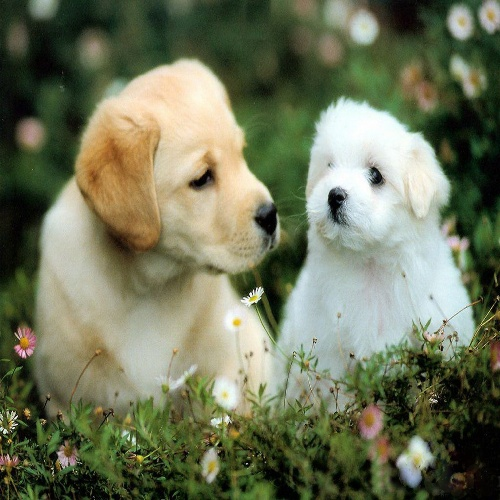
#> input picture opencv/resources/dog.jpg, 500 x 500 px
$ jupyter execute functions_of_image.ipynb
#> lines starting #> are read from the running program, lines starting #| are printed output that depends on the picture; after the words box and inside, x2 and y2 are one past the last pixel; in counts of white or black regions, pixels touching at a corner belong together
[cell 1]
import cv2 as cv
import numpy as np

[cell 2]
img = cv.imread('resources/dog.jpg')
#> img is the input picture: shape (500, 500, 3); mean B, G, R 90.5, 116.9, 111.1
resized_img = cv.resize(img,(450,420))
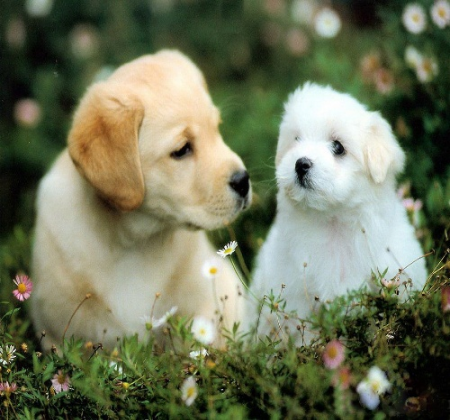
#> resized_img: shape (420, 450, 3); mean B, G, R 90.4, 116.8, 111

## Blurring Image

(7,7) is kernal size which decides the image density it should be odd number in both coordinates

[cell 3]
blur_img = cv.GaussianBlur(resized_img,(7,7),0)

## Edge Detection

[cell 4]
edge_img = cv.Canny(resized_img,61,61)
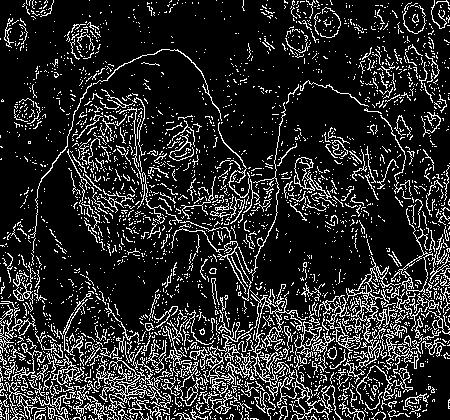
#> edge_img: shape (420, 450); 16.2% white in thin lines or dots

### Thickness(dilation) of lines in edged detected image

[cell 5]
mat_kernel = np.ones((7,7),np.uint8)
dilated_image = cv.dilate(edge_img,mat_kernel,iterations = 2)
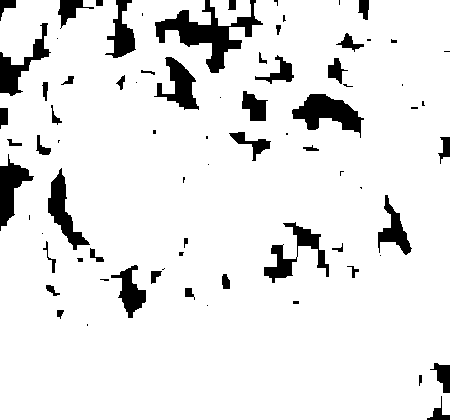
#> dilated_image: shape (420, 450); 91% white; 77 black regions (31 under 20 px), largest, box (x1, y1, x2, y2) and area: (155, 0, 263, 73) 2517, (292, 94, 364, 138) 1562, (264, 222, 329, 283) 1219

## Erosion or make thinner outline

[cell 6]
ero_img = cv.erode(dilated_image,mat_kernel,iterations=1)
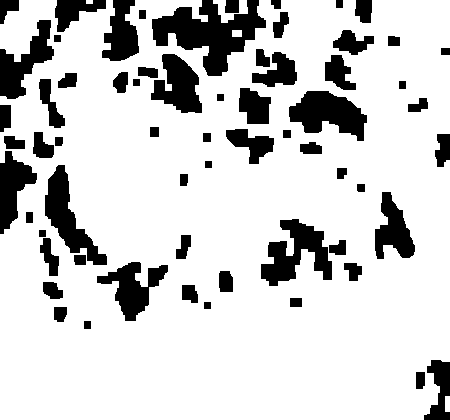
#> ero_img: shape (420, 450); 81.6% white; 64 black regions, largest, box (x1, y1, x2, y2) and area: (152, 0, 266, 76) 4161, (261, 219, 332, 286) 2437, (289, 91, 367, 141) 2366
cv.imshow('Eroted Image',ero_img)
cv.imshow('dilated_image',dilated_image)
cv.waitKey(0)
cv.destroyAllWindows()

## Cropped Image

### For cropping image we use array slicing to reduce its width and height but not use open cv

[cell 7]
print(f'Original size: {resized_img.shape}')
#| Original size: (420, 450, 3)
cropped_img = resized_img[0:250,0:350]
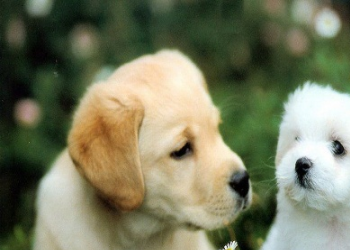
#> cropped_img: shape (250, 350, 3); mean B, G, R 95.2, 122.1, 119.1
cv.imshow('cropped image',cropped_img)
cv.waitKey(0)
cv.destroyAllWindows()

$ run again, with opencv/resources/balls.jpg copied over opencv/resources/dog.jpg
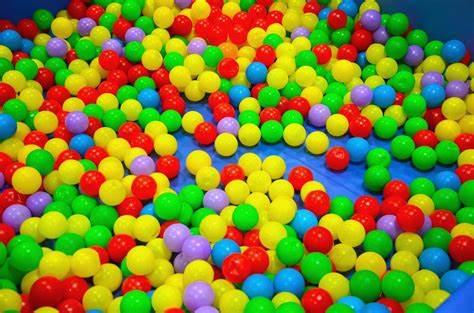
#> input picture opencv/resources/balls.jpg, 474 x 313 px
#> img is the input picture: shape (313, 474, 3); mean B, G, R 48.4, 132.2, 128.5
#> `edge_img = cv.Canny(resized_img,61,61)`:
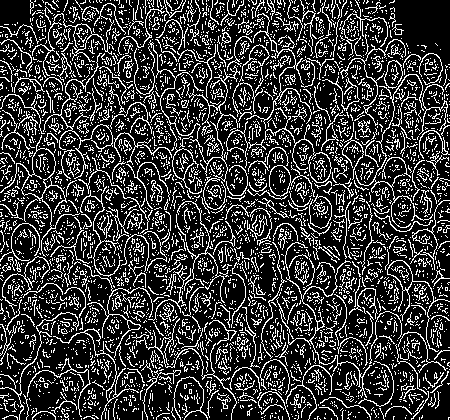
#> edge_img: shape (420, 450); 22.4% white in thin lines or dots
#> dilated_image: shape (420, 450); 98.7% white; 12 black regions (7 under 20 px), largest, box (x1, y1, x2, y2) and area: (401, 0, 450, 58) 1764, (0, 0, 24, 18) 406, (445, 391, 450, 411) 75, (429, 415, 442, 420) 65, (126, 418, 136, 420) 20
#> ero_img: shape (420, 450); 98.2% white; 11 black regions, largest, box (x1, y1, x2, y2) and area: (398, 0, 450, 61) 2106, (0, 0, 27, 21) 541, (426, 388, 450, 420) 329
#| Original size: (420, 450, 3)
#> `cropped_img = resized_img[0:250,0:350]`:
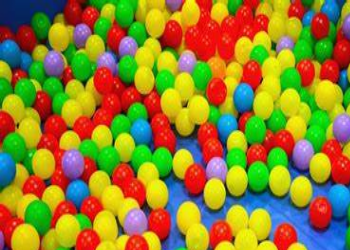
#> cropped_img: shape (250, 350, 3); mean B, G, R 46.4, 128.8, 145.5
